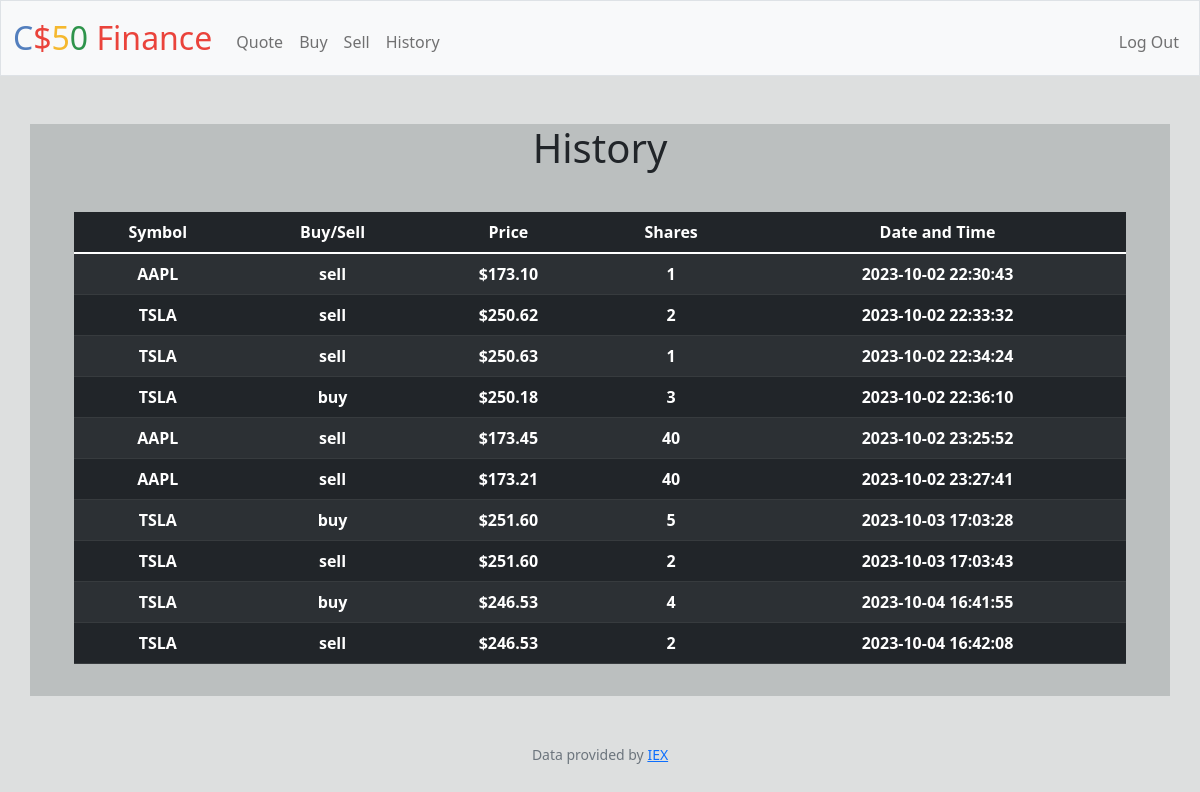
Page /history (signed in) on the committed database.
### tables this page shows
CREATE TABLE TRANSACTIONS(
portnum INTEGER,
stock TEXT,
trans TEXT,
price INTEGER,
shares INTEGER,
dandt TEXT);

### app.py (the view)
@app.route("/history")
@login_required
def history():
    list = db.execute("SELECT * FROM TRANSACTIONS;")
    return render_template("history.html", list = list)

### app.py (called while the page is built)
@app.after_request
def after_request(response):
    response.headers["Cache-Control"] = "no-cache, no-store, must-revalidate"
    response.headers["Expires"] = 0
    response.headers["Pragma"] = "no-cache"
    return response

### helpers.py (called while the page is built)
def login_required(f):
    @wraps(f)
    def decorated_function(*args, **kwargs):
        if session.get("user_id") is None:
            return redirect("/login")
        return f(*args, **kwargs)
    return decorated_function

def usd(value):
    return f"${value:,.2f}"

### templates/history.html (shortened to what this page needs)
{% extends "layout.html" %}
{% block main %}
    <div class = "container">
        <h1>
            History
        </h1>
        <br>
        <div class = "section">
            <table class="table table-dark table-striped">
                <thead>
                    <tr>
                        <th> Symbol</th>
                        <th> Buy/Sell</th>
                        <th> Price </th>
                        <th> Shares </th>
                        <th>Date and Time</th>
                    </tr>
                </thead>
                <tbody>
                    {% for row in list%}
                    <tr>
                        <th>{{row["stock"]}}</th>
                        <th>{{row["trans"]}}</th>
                        <th>{{row["price"] | usd}}</th>
                        <th>{{row["shares"]}}</th>
                        <th>{{row["dandt"]}}</th>
                    </tr>
                    {% endfor %}
                </tbody>
            </table>
        </div>
    </div>
{% endblock %}

### templates/layout.html (shortened to what this page needs)
<!DOCTYPE html>
<html lang="en">
    <head>
        <link href="https://cdn.jsdelivr.net/npm/bootstrap@5.1.3/dist/css/bootstrap.min.css" rel="stylesheet">
        <link href="/static/styles.css" rel="stylesheet">
    </head>
    <body class = "backgrd">
        <nav class="bg-light border navbar navbar-expand-md navbar-light">
            <div class="container-fluid">
                <a class="navbar-brand" href="/"><span class="blue">C</span><span class="red">$</span><span class="yellow">5</span><span class="green">0</span> <span class="red">Finance</span></a>
                <div class="collapse navbar-collapse" id="navbar">
                    {% if session["user_id"] %}
                        <ul class="navbar-nav me-auto mt-2">
                            <li class="nav-item"><a class="nav-link" href="/quote">Quote</a></li>
                            <li class="nav-item"><a class="nav-link" href="/buy">Buy</a></li>
                            <li class="nav-item"><a class="nav-link" href="/sell">Sell</a></li>
                            <li class="nav-item"><a class="nav-link" href="/history">History</a></li>
                        </ul>
                        <ul class="navbar-nav ms-auto mt-2">
                            <li class="nav-item"><a class="nav-link" href="/logout">Log Out</a></li>
                        </ul>
                    {% else %}
                        <ul class="navbar-nav ms-auto mt-2">
                            <li class="nav-item"><a class="nav-link" href="/register">Register</a></li>
                            <li class="nav-item"><a class="nav-link" href="/login">Log In</a></li>
                        </ul>
                    {% endif %}
                </div>
            </div>
        </nav>
        <main class="container-fluid py-5 text-center">
            {% block main %}{% endblock %}
        </main>
        <footer class="mb-5 small text-center text-muted">
            Data provided by <a href="https://iexcloud.io/">IEX</a>
        </footer>
    </body>
</html>

### static/styles.css (style rules this page uses)
nav .navbar-brand { font-size: xx-large; }
nav .navbar-brand .blue { color: #537fbe; }
nav .navbar-brand .red { color: #ea433b; }
nav .navbar-brand .yellow { color: #f5b82e; }
nav .navbar-brand .green { color: #2e944b; }
.container { background-color: #bbbfbf; }
table { margin-left: auto; margin-right: auto; }
.section { padding-bottom: 1rem; padding-left: 2rem; padding-right: 2rem; padding-top: 0.5rem; }
.nav-link { color: white; }
.backgrd { background-color: #dddfdf; }

### rows in the picture
TRANSACTIONS: stock "AAPL", trans "sell", price "$173.10", shares "1", dandt "2023-10-02 22:30:43"
TRANSACTIONS: stock "TSLA", trans "sell", price "$250.62", shares "2", dandt "2023-10-02 22:33:32"
TRANSACTIONS: stock "TSLA", trans "sell", price "$250.63", shares "1", dandt "2023-10-02 22:34:24"
TRANSACTIONS: stock "TSLA", trans "buy", price "$250.18", shares "3", dandt "2023-10-02 22:36:10"
TRANSACTIONS: stock "AAPL", trans "sell", price "$173.45", shares "40", dandt "2023-10-02 23:25:52"
TRANSACTIONS: stock "AAPL", trans "sell", price "$173.21", shares "40", dandt "2023-10-02 23:27:41"
TRANSACTIONS: stock "TSLA", trans "buy", price "$251.60", shares "5", dandt "2023-10-03 17:03:28"
TRANSACTIONS: stock "TSLA", trans "sell", price "$251.60", shares "2", dandt "2023-10-03 17:03:43"
TRANSACTIONS: stock "TSLA", trans "buy", price "$246.53", shares "4", dandt "2023-10-04 16:41:55"
TRANSACTIONS: stock "TSLA", trans "sell", price "$246.53", shares "2", dandt "2023-10-04 16:42:08"
